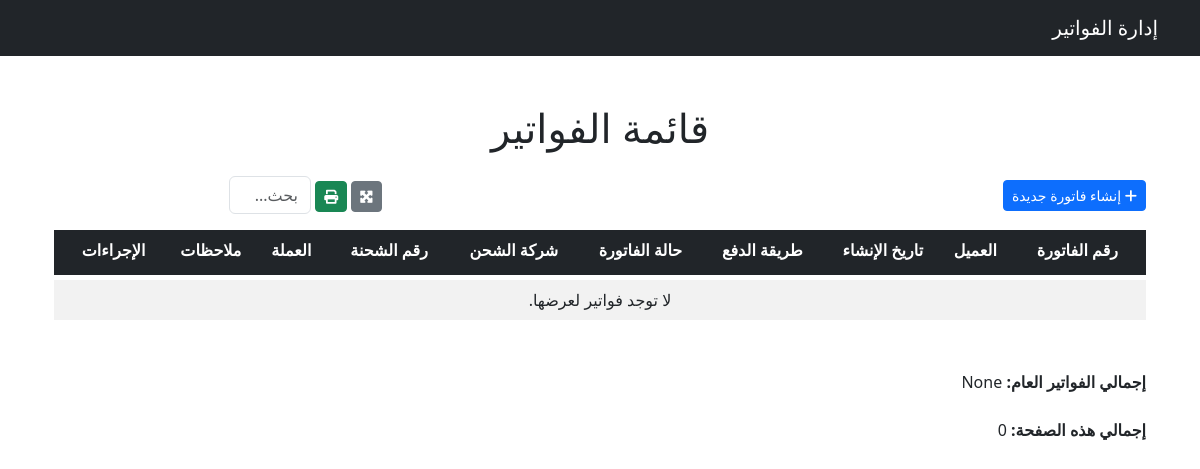
The page /invoice/invoices/ on the database as committed earlier.
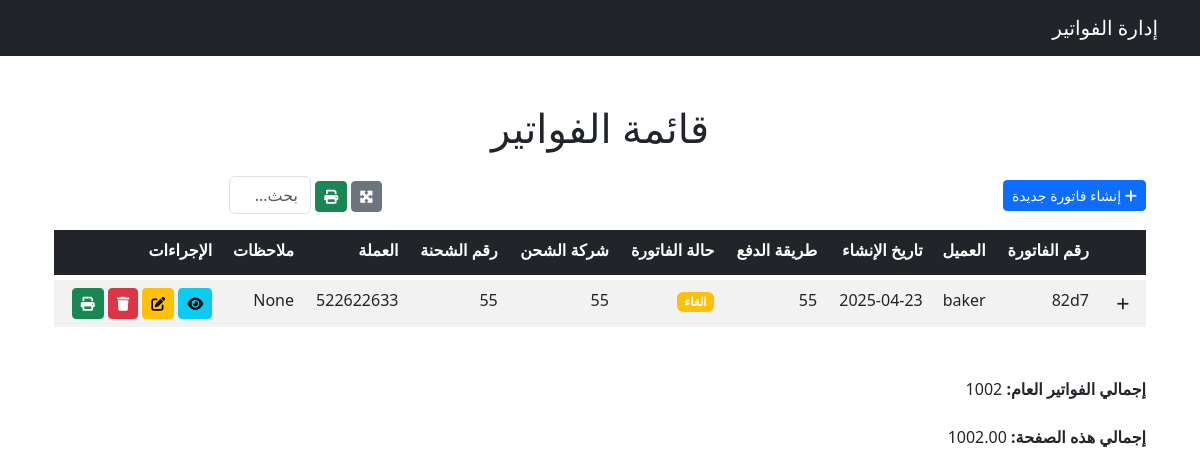
The same page on the database as committed later.
### invoice/models.py (models this page shows, shortened)
class Invoice(models.Model):
    date = models.DateField(auto_now_add=True, verbose_name=_("تاريخ الإنشاء"))
    customer = models.ForeignKey(User, on_delete=models.SET_NULL, null=True, blank=True, verbose_name=_("العميل"))
    phone_number = models.CharField(max_length=20, blank=True, null=True, verbose_name=_("رقم الهاتف"))
    address = models.TextField(blank=True, null=True, verbose_name=_("العنوان"))
    shipping_company = models.CharField(max_length=255, blank=True, null=True, verbose_name=_("شركة الشحن"))
    shipping_num = models.CharField(max_length=255, blank=True, null=True, verbose_name=_("رقم الشحنة"))
    payment_method = models.CharField(max_length=100, blank=True, null=True, verbose_name=_("طريقة الدفع"))
    notes = models.TextField(blank=True, null=True, verbose_name=_("ملاحظات"))
    currency = models.ForeignKey('Currency', on_delete=models.SET_NULL, null=True, blank=True, verbose_name=_("العملة"))
    invoice_date = models.DateField(blank=True, null=True, verbose_name=_("تاريخ الفاتورة"))
    invoice_type = models.CharField(max_length=100, blank=True, null=True, verbose_name=_("نوع الفاتورة"))
    status = models.ForeignKey('Status', on_delete=models.SET_NULL, null=True, blank=True, verbose_name=_("حالة الفاتورة"))
    due_date = models.DateField(blank=True, null=True, verbose_name=_("تاريخ الاستحقاق"))
    total_amount = models.DecimalField(max_digits=12, decimal_places=2, default=0.0, verbose_name=_("المجموع الكلي"))
    uniqueId = models.CharField(null=True, blank=True, max_length=100, verbose_name=_("الرقم المسلسل"))
    slug = models.SlugField(max_length=225, unique=True, blank=True, null=True)
    date_created = models.DateTimeField(blank=True, null=True)
    last_updated = models.DateTimeField(blank=True, null=True)
    class Meta:
        verbose_name = _('فاتورة')
        verbose_name_plural = _('الفواتير')

class Status(models.Model):
    status_types = models.CharField(max_length=255, verbose_name=_("حالة الفاتورة"))
    status_description = models.TextField(blank=True, null=True, verbose_name=_("الوصف"))
    uniqueId = models.UUIDField(default=uuid4, editable=False, unique=True, verbose_name=_("الرقم المسلسل"))
    slug = models.SlugField(max_length=225, unique=True, blank=True, null=True)
    date_created = models.DateTimeField(auto_now_add=True)
    last_updated = models.DateTimeField(auto_now=True)
    class Meta:
        verbose_name = _('حالة الفاتورة')
        verbose_name_plural = _('حالات الفواتير')
    def __str__(self):
        return self.status_types

class Currency(models.Model):
    currency_name = models.CharField(max_length=100, verbose_name=_("العملة"))
    description = models.TextField(blank=True, null=True, verbose_name=_("البيان"))
    class Meta:
        verbose_name = _('العملة')
        verbose_name_plural = _('العملات')

### invoice/views.py (the view)
# urls.py: path('invoices/', InvoiceListView.as_view(), name='invoice_list'),
class InvoiceListView(ListView):
    model = Invoice
    template_name = 'invoice/invoice_list.html'
    context_object_name = 'invoices'
    paginate_by = 4  # عرض 4 فواتير في كل صفحة
    def get_context_data(self, **kwargs):
        context = super().get_context_data(**kwargs)
        context['total_amount'] = Invoice.objects.aggregate(Sum('total_amount'))['total_amount__sum']
        current_page_invoices = context['invoices']
        page_total = sum(invoice.total_amount for invoice in current_page_invoices)
        context['page_total'] = page_total
        return context

### templates/invoice/invoice_list.html (shortened to what this page needs)
{% extends 'base.html' %}
{% block content %}
<div class="container-fluid mt-5">
    <h1 class="mb-4 text-center">قائمة الفواتير</h1>
    <div class="d-flex justify-content-between align-items-center mb-3">
        <a href="{% url 'invoice_create' %}" class="btn btn-primary btn-sm">
            <i class="fas fa-plus"></i> إنشاء فاتورة جديدة
        </a>
        <div>
            <button id="expandAll" class="btn btn-secondary btn-sm" title="فتح/إغلاق جميع البنود">
                <i class="fas fa-expand-arrows-alt"></i>
            </button>
            <button id="printAll" class="btn btn-success btn-sm ml-2" title="طباعة الكشف">
                <i class="fas fa-print"></i>
            </button>
            <input type="text" id="searchInput" class="form-control w-25 d-inline-block ml-2" placeholder="بحث...">
        </div>
    </div>
    <div class="table-responsive">
        <table class="table table-striped table-hover">
            <thead class="table-dark">
                <tr>
                    <th></th>
                    <th>رقم الفاتورة</th>
                    <th>العميل</th>
                    <th>تاريخ الإنشاء</th>
                    <th>طريقة الدفع</th>
                    <th>حالة الفاتورة</th>
                    <th>شركة الشحن</th>
                    <th>رقم الشحنة</th>
                    <th>العملة</th>
                    <th>ملاحظات</th>
                    <th>الإجراءات</th>
                </tr>
            </thead>
            <tbody>
                {% for invoice in invoices %}
                    <tr data-invoice-id="{{ invoice.id }}" class="invoice-row">
                        <td>
                            <button class="btn btn-sm btn-toggle" data-toggle="collapse" data-target="#items-{{ invoice.id }}">
                                <i class="fas fa-plus"></i>
                            </button>
                        </td>
                        <td>{{ invoice.uniqueId }}</td>
                        <td>{{ invoice.customer.username }}</td>
                        <td>{{ invoice.date_created|date:"Y-m-d" }}</td>
                        <td>{{ invoice.payment_method }}</td>
                        <td>
                            <span class="badge {% if invoice.status == 'مدفوعة' %}bg-success{% else %}bg-warning{% endif %}">
                                {{ invoice.status|default:"غير مدفوعة" }}
                            </span>
                        </td>
                        <td>{{ invoice.shipping_company }}</td>
                        <td>{{ invoice.shipping_num }}</td>
                        <td>{{ invoice.currency.currency_name }}</td>
                        <td>{{ invoice.notes|truncatechars:20 }}</td>
                        <td>
                            <a href="{% url 'invoice_detail' invoice.pk %}" class="btn btn-info btn-sm" title="عرض">
                                <i class="fas fa-eye"></i>
                            </a>
                            <a href="{% url 'invoice_update' invoice.pk %}" class="btn btn-warning btn-sm" title="تعديل">
                                <i class="fas fa-edit"></i>
                            </a>
                            <a href="{% url 'invoice_delete' invoice.pk %}" class="btn btn-danger btn-sm" title="حذف">
                                <i class="fas fa-trash"></i>
                            </a>
                            <button class="btn btn-success btn-sm print-invoice" title="طباعة" data-invoice-id="{{ invoice.id }}">
                                <i class="fas fa-print"></i>
                            </button>
                        </td>
                    </tr>
                {% empty %}
                    <tr>
                        <td colspan="11" class="text-center">لا توجد فواتير لعرضها.</td>
                    </tr>
                {% endfor %}
            </tbody>
        </table>
    </div>
    <div class="d-flex justify-content-between align-items-center mt-4">
        <span><strong>إجمالي الفواتير العام: </strong>{{ total_amount }}</span>
    </div>
    <div class="d-flex justify-content-between align-items-center mt-4">
        <span><strong>إجمالي هذه الصفحة: </strong>{{ page_total }}</span>
    </div>
</div>
<link rel="stylesheet" href="https://cdnjs.cloudflare.com/ajax/libs/font-awesome/6.0.0/css/all.min.css">
{% endblock %}

### templates/base.html (shortened to what this page needs)
<!DOCTYPE html>
<html lang="ar" dir="rtl">
<head>
    <link href="https://cdn.jsdelivr.net/npm/bootstrap@5.3.0/dist/css/bootstrap.rtl.min.css" rel="stylesheet">
    <link href="https://cdnjs.cloudflare.com/ajax/libs/font-awesome/6.0.0-beta3/css/all.min.css" rel="stylesheet">
</head>
<body>
    <nav class="navbar navbar-expand-lg navbar-dark bg-dark">
        <div class="container">
            <a class="navbar-brand" href="{% url 'home' %}">إدارة الفواتير</a>
        </div>
    </nav>
    <div class="container mt-4">
        {% block content %}{% endblock %}
    </div>
</body>
</html>

### templates/invoice/invoice_list.html (style rules this page uses)
.invoice-row { margin-bottom: 10px; }
tr { border-bottom: 10px solid transparent; }

Rows that differ between the two databases and show on the page:
added Invoice: uniqueId "82d7", customer.username "baker", date_created "2025-04-23", payment_method "55", status "الغاء", shipping_company "55", shipping_num "55", currency.currency_name "522622633", notes "None"
Other text that changed with them:
{{ total_amount }}: "None" → "1002"
{{ page_total }}: "0" → "1002.00"
text no longer shown: "لا توجد فواتير لعرضها."
